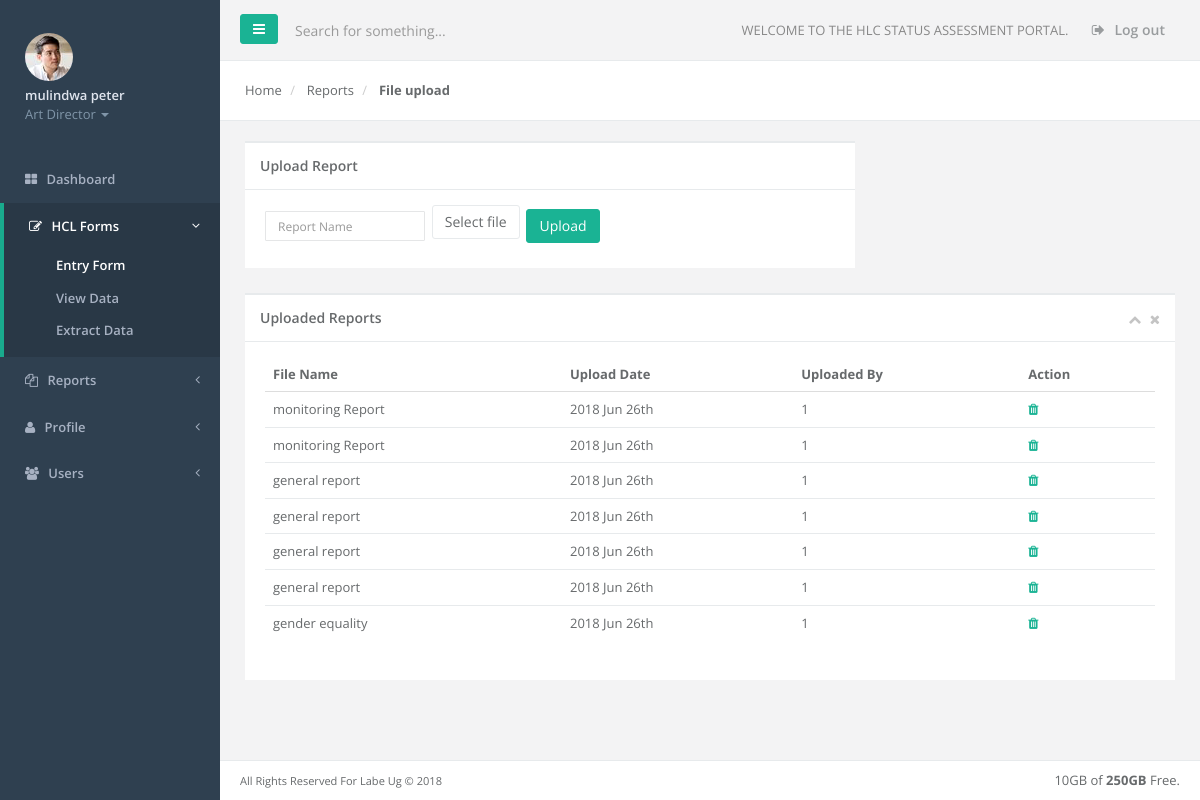
The page /upload_report.php (signed in) on the database its author committed.
### tables this page shows
CREATE TABLE `users` (
  `id` int(11) NOT NULL,
  `username` varchar(54) NOT NULL,
  `password` varchar(64) NOT NULL,
  `salt` varchar(32) NOT NULL,
  `name` varchar(52) NOT NULL,
  `joined` datetime NOT NULL,
  `gp` int(11) NOT NULL
);

CREATE TABLE `reports` (
  `id` int(11) NOT NULL,
  `name` varchar(55) NOT NULL,
  `upload_date` datetime NOT NULL,
  `uploaded_by` int(11) NOT NULL,
  `report` varchar(60) NOT NULL
);

### classes/DB.php (called while the page is built, shortened)
<?php
class DB {
    private static $_instance = null;
    private $_pdo,
            $_query,
            $_error = false,
            $_result,
            $_options,
            $_dropQuery,
            $_columnName,
            $_ipNumber = null,
            $_count = 0,
            $_ugxAmount,
            $_track_order;
    private function __construct() {
        try {
            $this->_pdo = new PDO('mysql:host=' . Config::get('mysql/host') . ';dbname=' . Config::get('mysql/db'), Config::get('mysql/username'), Config::get('mysql/password'));
        } catch (PDOException $exc) {
            die($exc->getMessage());
        }
    }
    public static function getInstance() {
        if (!isset(self::$_instance)) {
            self::$_instance = new DB();
        }
        return self::$_instance;
    }
    public function query($sql, $params = array()) {
        $this->_error = false;
        if ($this->_query = $this->_pdo->prepare($sql)) {
            $x = 1;
            if (count($params)) {
                foreach ($params as $param) {
                    $this->_query->bindValue($x, $param);
                    $x++;
                }
            }
            if ($this->_query->execute()) {
                $this->_result = $this->_query->fetchAll(PDO::FETCH_OBJ);
                $this->_count = $this->_query->rowCount();
            } else {
                print_r($this->_query->errorInfo());
                $this->_error = true;
            }
        }
        return $this;
    }
    public function action($action, $table, $where = array()) {
        if (count($where) == 3) {
            $operators = array('=', '>', '<', '>=', '<=');
            $field = $where[0];
            $operator = $where[1];
            $value = $where[2];
            if (in_array($operator, $operators)) {
                $sql = "{$action} FROM {$table} WHERE {$field} {$operator} ?";
                if (!$this->query($sql, array($value))->error()) {
                    return $this;
                }
            }
        }
        return false;
    }
    public function get($table, $where) {
        return $this->action("SELECT * ", $table, $where);
    }
    public function results() {
        return $this->_result;
    }
    public function first() {
        return $this->results()[0];
    }
    public function error() {
        return $this->_error;
    }
    public function count() {
        return $this->_count;
    }
}
?>

### classes/Config.php (called while the page is built)
<?php
class Config{
    public static function get($path=null){
        if($path){
            $config=$GLOBALS['config'];
            $path =  explode('/', $path);
            foreach ($path as $bit)
            {
                if(isset($config[$bit]))
                {
                    $config=$config[$bit];
                }
            }
            return $config;
        }
        return false;
    }
}
?>

### classes/User.php (called while the page is built, shortened)
<?php
class User
{
    private $_db,
        $_data,
        $_sessionName, $_isLoggedIn;
    public function __construct($user = null)
    {
        $this->_db = DB::getInstance();
        $this->_sessionName = Config::get('session/session_name');
        if (!$user) {
            if (Session::exists($this->_sessionName)) {
                $user = Session::get($this->_sessionName);
                if ($this->find($user)) {
                    $this->_isLoggedIn = true;
                } else {
                }
            }
        } else {
            $this->find($user);
        }
    }
    public function find($user = null)
    {
        if ($user) {
            $field = (is_numeric($user)) ? 'id' : 'username';
            $data = $this->_db->get('users', array($field, '=', $user));
            if ($data->count()) {
                $this->_data = $data->first();
                return true;
            }
        }
        return false;
    }
    public function data()
    {
        return $this->_data;
    }
}

### classes/Session.php (called while the page is built, shortened)
<?php
class Session
{
    public static function exists($name)
    {
        return (isset($_SESSION[$name])) ? true : false;
    }
    public static function get($name)
    {
        return $_SESSION[$name];
    }
}

### upload_report.php (the view, shortened to what this page needs)
<!DOCTYPE html>
<html>
<head>
    <link href="css/bootstrap.min.css" rel="stylesheet">
    <link href="font-awesome/css/font-awesome.css" rel="stylesheet">
    <link href="css/animate.css" rel="stylesheet">
    <link href="css/plugins/dropzone/basic.css" rel="stylesheet">
    <link href="css/plugins/dropzone/dropzone.css" rel="stylesheet">
    <link href="css/plugins/jasny/jasny-bootstrap.min.css" rel="stylesheet">
    <link href="css/plugins/codemirror/codemirror.css" rel="stylesheet">
    <link href="css/style.css" rel="stylesheet">
</head>
<body>
    <div id="wrapper">
    <?php
        include '/templates/nav.php';
    ?>
    <div class="row wrapper border-bottom white-bg page-heading">
        <div class="col-lg-10">
            <ol class="breadcrumb">
                <li>
                    <a href="home.php">Home</a>
                </li>
                <li>
                    <a>Reports</a>
                </li>
                <li class="active">
                    <strong>File upload</strong>
                </li>
            </ol>
        </div>
        <div class="col-lg-2">
        </div>
    </div>
<div class="wrapper wrapper-content animated fadeIn">
    <div class="row">
        <div class="col-lg-8">
            <div class="ibox">
                <div class="ibox-title">
                    <h5>Upload Report</h5>
                </div>
                <div class="ibox-content">
                <form role="form" class="form-inline" method="post" action="" enctype="multipart/form-data">
                    <div class="form-group">
                        <input type="text" placeholder="Report Name" id="report_type"
                                class="form-control input-sm" name="name">
                    </div>
                    <div class="form-group">
                        <div class="fileinput fileinput-new" data-provides="fileinput">
                            <span class="btn btn-default btn-file"><span class="fileinput-new">Select file</span>
                            <span class="fileinput-exists">Change</span><input type="file" name="file"/></span>
                        </div>
                    </div>
                    <div class="form-group">
                        <button class="btn btn-primary" type="submit">Upload</button>
                    </div>
                </form>
                </div>
            </div>
        </div>
    </div>
    <div class="row">
    <div class="col-lg-12">
        <div class="ibox float-e-margins">
            <div class="ibox-title">
                <h5>Uploaded Reports</h5>
                <div class="ibox-tools">
                    <a class="collapse-link">
                        <i class="fa fa-chevron-up"></i>
                    </a>
                    <a class="close-link">
                        <i class="fa fa-times"></i>
                    </a>
                </div>
            </div>
            <div class="ibox-content">
                <table class="table">
                    <thead>
                    <tr>
                        <th>File Name</th>
                        <th>Upload Date</th>
                        <th>Uploaded By</th>
                        <th>Action</th>
                    </tr>
                    </thead>
                    <tbody>
                    <?php
                        $ureports = DB::getInstance()->query("SELECT * FROM reports ORDER BY upload_date DESC");
                        foreach ($ureports->results() as $data) {
                    ?>
                    <tr>
                        <td><?php echo $data->name; ?></td>
                        <td><?php echo date('Y M jS', strtotime($data->upload_date)); ?></td>
                        <td><?php echo $data->uploaded_by; ?></td>
                        <td><a href="#"><i class="fa fa-trash text-navy"></i></a></td>
                    </tr>
                    <?php
                        }
                    ?>
                    </tbody>
                </table>
            </div>
        </div>
    </div>
    </div>
    </div>
    <?php
        include '/templates/footer.php';
    ?>
</div>
</div>
</body>
</html>

### templates/nav.php (shortened to what this page needs)
<?php
$user = new User();
?>
<nav class="navbar-default navbar-static-side" role="navigation">
<div class="sidebar-collapse">
    <ul class="nav metismenu" id="side-menu">
        <li class="nav-header">
            <div class="dropdown profile-element"> <span>
                    <img alt="image" class="img-circle" src="img/profile_small.jpg" />
                        </span>
                <a data-toggle="dropdown" class="dropdown-toggle" href="#">
                    <span class="clear"> <span class="block m-t-xs"> <strong class="font-bold"><?php echo $user->data()->name; ?></strong>
                        </span> <span class="text-muted text-xs block">Art Director <b class="caret"></b></span> </span> </a>
            </div>
        </li>
        <li>
            <a href="home.php"><i class="fa fa-th-large"></i> <span class="nav-label">Dashboard</span></a>
        </li>
        <li class="active">
            <a href="#"><i class="fa fa-edit"></i> <span class="nav-label">HCL Forms</span><span class="fa arrow"></span></a>
            <ul class="nav nav-second-level">
                <li class="active"><a href="form.php">Entry Form</a></li>
                <li><a href="view_hlc.php">View Data</a></li>
                <li><a href="extract_data.php">Extract Data</a></li>
            </ul>
        </li>
        <li>
            <a href="#"><i class="fa fa-files-o"></i> <span class="nav-label">Reports</span><span class="fa arrow"></span></a>
        </li>
        <li>
            <a href="#"><i class="fa fa-user"></i> <span class="nav-label">Profile</span><span class="fa arrow"></span></a>
        </li>
        <li>
            <a href="#"><i class="fa fa-users"></i> <span class="nav-label">Users</span><span class="fa arrow"></span></a>
        </li>
    </ul>
</div>
</nav>
    <div id="page-wrapper" class="gray-bg">
        <div class="row border-bottom">
        <nav class="navbar navbar-static-top" role="navigation" style="margin-bottom: 0">
        <div class="navbar-header">
            <a class="navbar-minimalize minimalize-styl-2 btn btn-primary " href="#"><i class="fa fa-bars"></i> </a>
            <form role="search" class="navbar-form-custom" action="#">
                <div class="form-group">
                    <input type="text" placeholder="Search for something..." class="form-control" name="top-search" id="top-search">
                </div>
            </form>
        </div>
            <ul class="nav navbar-top-links navbar-right">
                <li>
                    <span class="m-r-sm text-muted welcome-message">WELCOME TO THE HLC STATUS ASSESSMENT PORTAL.</span>
                </li>
                <li>
                    <a href="logout.php">
                        <i class="fa fa-sign-out"></i> Log out
                    </a>
                </li>
            </ul>
        </nav>
        </div>

### rows shown on the page
users: name "mulindwa peter"
reports: name "monitoring Report", upload_date "2018 Jun 26th", uploaded_by "1"
reports: name "monitoring Report", upload_date "2018 Jun 26th", uploaded_by "1"
reports: name "general report", upload_date "2018 Jun 26th", uploaded_by "1"
reports: name "general report", upload_date "2018 Jun 26th", uploaded_by "1"
reports: name "general report", upload_date "2018 Jun 26th", uploaded_by "1"
reports: name "general report", upload_date "2018 Jun 26th", uploaded_by "1"
reports: name "gender equality", upload_date "2018 Jun 26th", uploaded_by "1"
